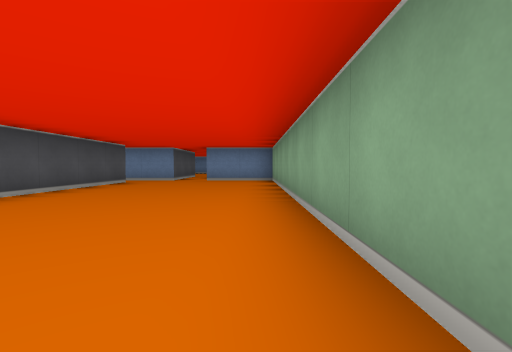
[1] (above)

18 first-person views from a walk through a cub3D level. The camera is about half as high as the walls, tilts 2° down and sees 85° across. The floor is counted in squares. Each view is taken from the middle of a square. On the plan, view 1 faces up. The plan holds only what a view shows up to about 9 squares ahead; the rest is blank. The place goes on beyond the plan.

[2]
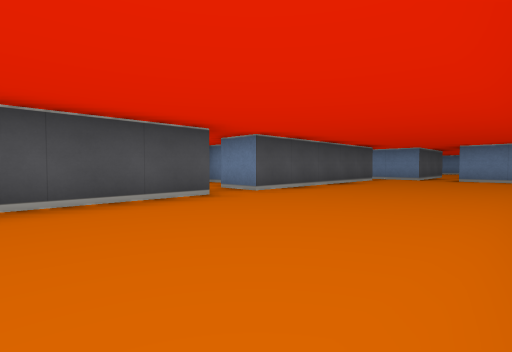

[3]
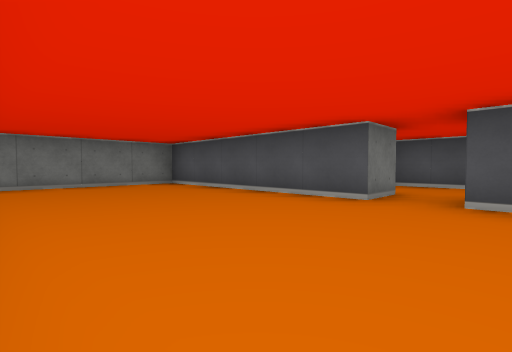

[4]
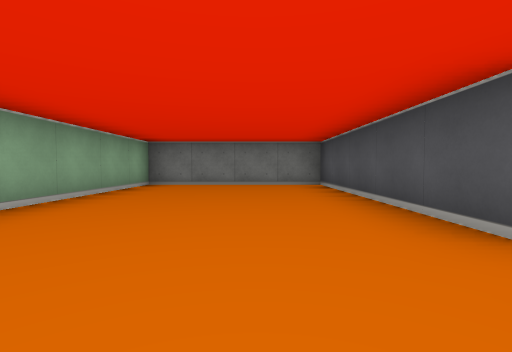

[5]
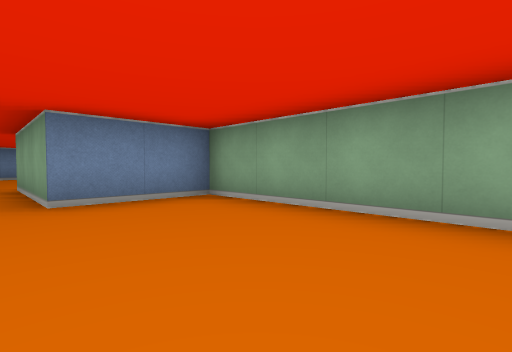

[6]
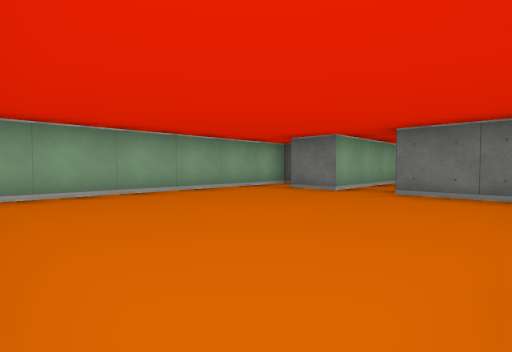

[7]
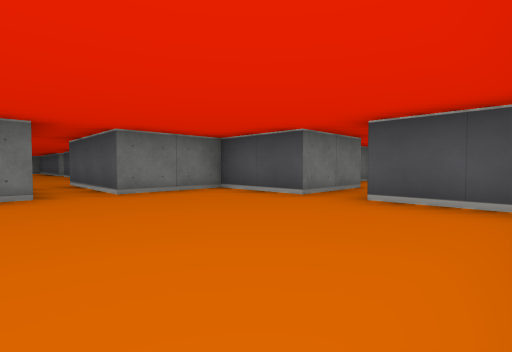

[8]
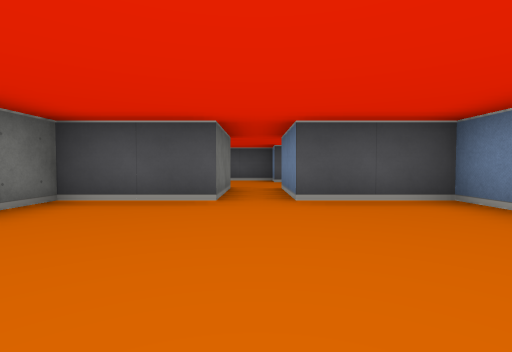

[9]
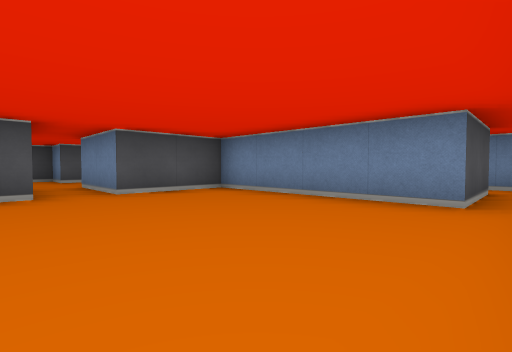

[10]
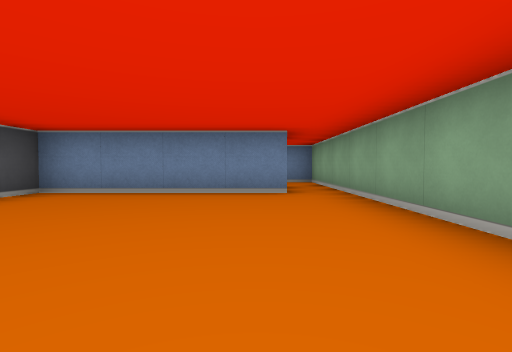

[11]
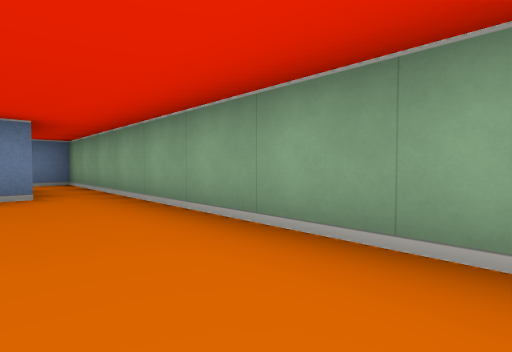

[12]
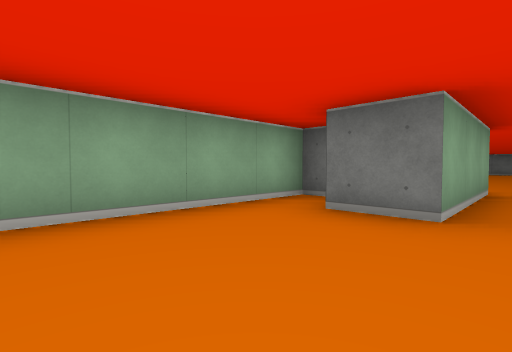

[13]
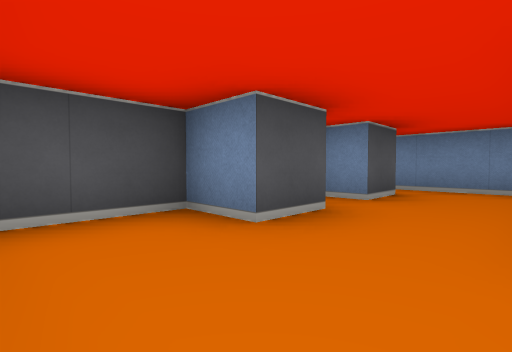

[14]
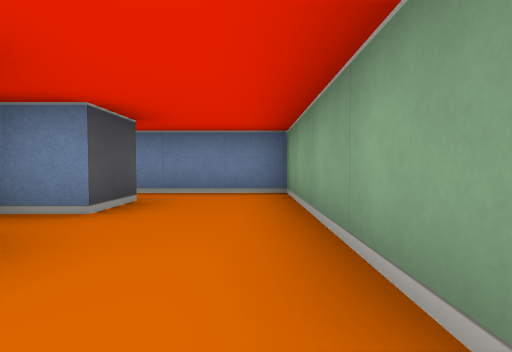

[15]
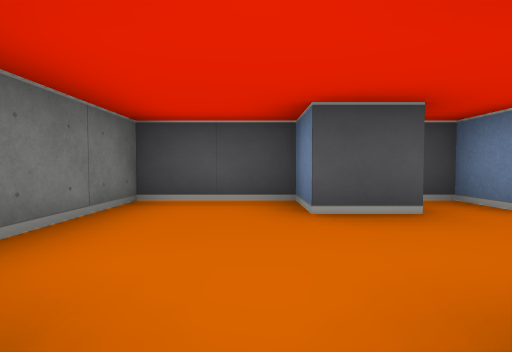

[16]
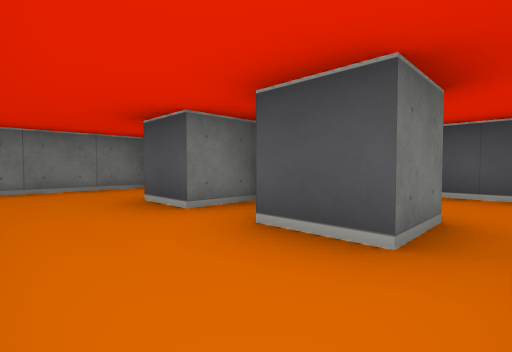

[17]
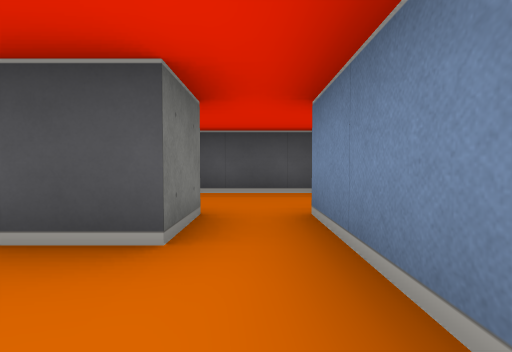

[18]
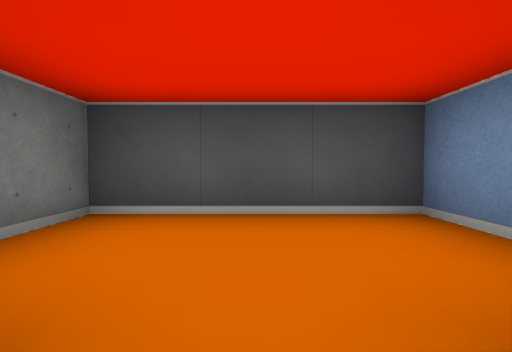

### Floor plan
Ten units are one square. View 1 is at (0, 0); x grows to the right and y downward. Boxes are objects, and circles mark ways between rooms. Rooms are numbered by the first view taken in them; rooms with no view inside come last. Other rooms are left out.
<svg viewBox="-120 -200 130 240">
<path fill="none" stroke="#000" d="M-45 -15 -35 -15 -35 35 5 35 5 -85 -15 -85M-35 -75 -35 -25 -45 -25M-25 -85 -40 -85M-5 -165 -45 -165 -45 -145 -65 -145M0 -105 5 -105 5 -165M-65 -135 -45 -135 -45 -115 -25 -115 -25 -85M-15 -85 -15 -115 -5 -115M-95 -155 -85 -155 -85 -145 -95 -145 -95 -125 -71 -125M-65 -145 -65 -185 -95 -185M-96 -175 -85 -175 -85 -165 -95 -165 -95 -160M-106 -195 -115 -195 -115 -165 -106 -165"/>
<circle cx="-20" cy="-80" r="3" fill="#2a7"/>
<circle cx="-55" cy="-140" r="3" fill="#2a7"/>
<circle cx="-90" cy="-180" r="3" fill="#2a7"/>
<text x="-20" y="-30">1</text>
<text x="-20" y="-140">2</text>
<text x="-80" y="-150">3</text>
<text x="-110" y="-180">4</text>
</svg>
Room 1 opens to room 2. Room 2 opens to room 3. Room 3 opens to room 4.

Where each view was taken, in squares from view 1:
view 1: 0 up, 0 right, facing up
view 2: 1 down, 0 right, facing up-left
view 3: 3 up, 0 right, facing down-left
view 4: 3 up, 2 left, facing down
view 5: 5 up, 2 left, facing up-right
view 6: 16 up, 4 left, facing down-right
view 7: 16 up, 1 left, facing down-left
view 8: 14 up, 1 left, facing left
view 9: 13 up, 0 right, facing up-left
view 10: 12 up, 1 left, facing up
view 11: 12 up, 1 left, facing up-right
view 12: 14 up, 2 left, facing down-right
view 13: 13 up, 7 left, facing up-left
view 14: 14 up, 7 left, facing up
view 15: 14 up, 6 left, facing left
view 16: 18 up, 7 left, facing down-left
view 17: 18 up, 7 left, facing left
view 18: 18 up, 9 left, facing left
